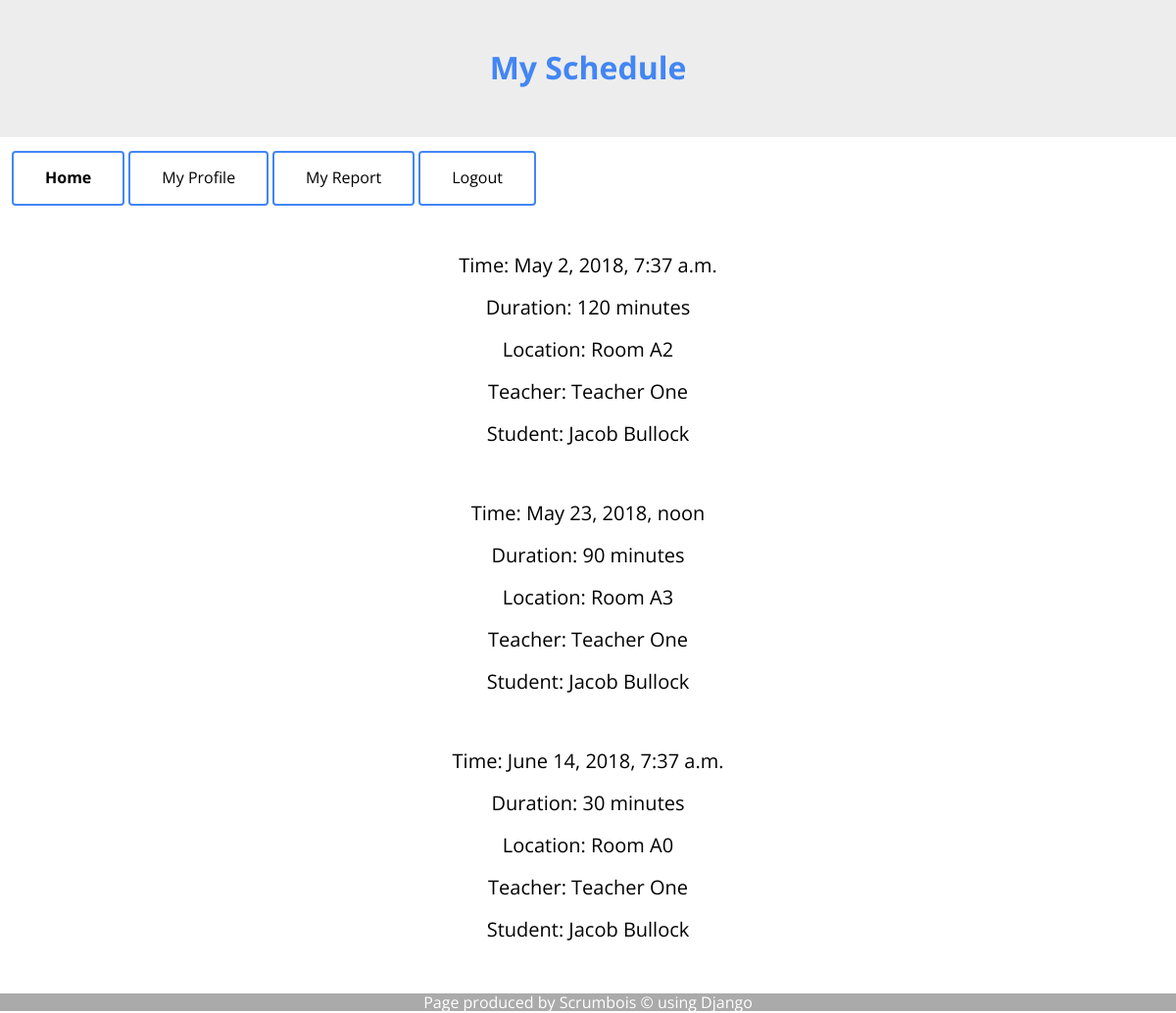
Screenshot of / (signed in) with the database file from the repository.
### schedule/models.py (models this page shows)
class Lesson(models.Model):
    lesson_time = models.DateTimeField('Lesson Time') #Lesson Time
    LESSON_DURATION_CHOICES = (
        ("30", '30 Minutes'),
        ("60", '1 Hour'),
        ("90", '1.5 Hours'),
        ("120", '2 Hours')
    )
    lesson_duration = models.CharField(
        max_length = 3,
        choices = LESSON_DURATION_CHOICES,
        default = "60"
    )
    LESSON_LOCATION_CHOICES = (
        ("A0", 'Room A0'),
        ("A1", 'Room A1'),
        ("A2", 'Room A2'),
        ("A3", 'Room A3'),
        ("A4", 'Room A4')
    )
    lesson_location = models.CharField(
        max_length = 2,
        choices = LESSON_LOCATION_CHOICES,
        default = "A0"
    )
    lesson_student = models.ForeignKey("accounts.User", limit_choices_to={'groups__name': "Student"}, on_delete=models.CASCADE, default=0, related_name = "student")
    lesson_teacher = models.ForeignKey("accounts.User", limit_choices_to={'groups__name': "Teacher"}, on_delete=models.CASCADE, default=0, related_name = "teacher")

### accounts/models.py (models this page shows)
class User(AbstractUser):
	STATE_CHOICES = (
        ("QLD", 'Queensland'),
        ("NSW", 'New South Wales'),
        ("ACT", 'ACT'),
        ("VIC", 'Victoria'),
        ("TAS", 'Tasmania'),
        ("SA", 'South Australia'),
        ("WA", 'Western Australia'),
        ("NT", 'Northern Territory')
    )
	mobile_number = models.CharField(max_length = 10, default ="")
	street_number = models.CharField(default = "", max_length = 4)
	street_name = models.CharField(max_length = 40, default ="")
	suburb = models.CharField(max_length = 20, default = "")
	state = models.CharField(max_length = 3, default = "QLD", choices = STATE_CHOICES )
	post_code = models.CharField(max_length = 4, default = "")
	under_18 = models.BooleanField(default = "False")
	guardian_first_name = models.CharField(max_length = 40, default ="", blank = 'True')
	guardian_last_name = models.CharField(max_length = 40, default ="", blank = 'True')
	guardian_mobile_number = models.CharField(max_length = 10, default ="", blank = 'True')
	guardian_email = models.EmailField(max_length=254, default = "", blank = 'True')

### schedule/views.py (the view)
# urls.py: path('', views.index, name='index'),
def index(request):
	lessons = Lesson.objects.all()
	return render(request, 'schedule/index.html', context={'lessons':lessons})

### schedule/templates/schedule/index.html (shortened to what this page needs)
{% extends "general_template.html" %}
{% block body_header %}
{% if user.is_authenticated %}
	<h1>My Schedule</h1>
{% else %}
	<h1>Mika's Music Academy</h1>
{% endif %}
{% endblock %}
{% block navigation %}
{% if user.is_authenticated %}
	<a class="button button1" href="{% url 'index' %}"><strong>Home</strong></a>
	<a class="button button1" href="{% url 'profile' %}">My Profile</a>
	<a class="button button1" href="{% url 'report' %}">My Report</a>
	<a class="button button1" href="{% url 'logout' %}">Logout</a>
{% endif %}
{% endblock %}
{% block content %}
{% if user.is_authenticated %}
	{% for obj in lessons %}
		{% if obj.lesson_student_id == user.id %}
			<p>Time: {{obj.lesson_time}}</p>
			<p>Duration: {{obj.lesson_duration}} minutes</p>
			<p>Location: Room {{obj.lesson_location}}</p>
			<p>Teacher: {{obj.lesson_teacher.get_full_name}}</p>
			<p>Student: {{obj.lesson_student.get_full_name}}</p>
			<br>
		{% endif %}
	{% endfor %}
{% else %}
	<a class="button button1" href="{% url 'login' %}">Login</a>
	<a class="button button1" href="{% url 'register' %}">Register</a>
{% endif %}
{% endblock %}

### schedule/templates/general_template.html (shortened to what this page needs)
<!DOCTYPE html>
<html>
<head>
	{% load static %}
	<link href="https://cdnjs.cloudflare.com/ajax/libs/normalize/8.0.0/normalize.min.css" rel="stylesheet">
	<link rel="stylesheet" href="{% static 'css/style.css' %}">
</head>
<body>
	<div class="flex-container">
		<header class="header">
			{% block body_header %}{% endblock %}
		</header>
		<div class="nav">
			<div class="flex">
				<div class="flex-full-width flex-start">
					{% block navigation %}
					{% endblock %}
				</div>
			</div>
		</div>
		<div class="body">
			{% block content %}
			{% endblock %}
		</div>
  		<footer>Page produced by Scrumbois &copy; using Django</footer>
  	</div>
</body>
</html>

### schedule/static/css/style.css (style rules this page uses)
* { font-family: 'Open Sans', sans-serif; }
h1 { color: #4286f4; text-align: center; }
.flex-container { display: -webkit-flex; display: flex; -webkit-flex-flow: row wrap; flex-flow: row wrap; text-align: center; }
.flex-container > * { -webkit-flex: 1 100%; flex: 1 100%; }
.flex { display: -webkit-flex; display: flex; }
.flex-full-width { width: 100%; }
.flex-start { display: -webkit-flex; display: flex; justify-content: flex-start; }
header { background: #ededed; padding: 30px; text-align: center; color: white; }
footer { padding: 0; margin: 0; background: #aaa; color:white; text-align: center; }
.nav { margin: 10px; }
.body { margin: 15px; }
.button { background-color: #4286f4; border-radius: 4px; color: white; padding: 16px 32px; text-align: center; display: inline-block; font-size: 16px; margin: 4px 2px; -webkit-transition-duration: 0.4s; transition-duration: 0.4s; cursor: pointer; text-decoration: none; height: 20px; }
.button1 { background-color: white; color: black; border: 2px solid #4286f4; }
@media all and (min-width: 768px) { .nav { text-align:left; -webkit-flex: 1 auto; flex:1 auto; } }
@media all and (min-width: 768px) { footer { -webkit-order:3; order:3; } }
p { font-size: 20px; color:black; }

### rows the page displays
Lesson: lesson_time "May 2, 2018, 7:37 a.m.", lesson_duration "120", lesson_location "A2", lesson_teacher.get_full_name "Teacher One", lesson_student.get_full_name "Jacob Bullock"
Lesson: lesson_time "May 23, 2018, noon", lesson_duration "90", lesson_location "A3", lesson_teacher.get_full_name "Teacher One", lesson_student.get_full_name "Jacob Bullock"
Lesson: lesson_time "June 14, 2018, 7:37 a.m.", lesson_duration "30", lesson_location "A0", lesson_teacher.get_full_name "Teacher One", lesson_student.get_full_name "Jacob Bullock"
